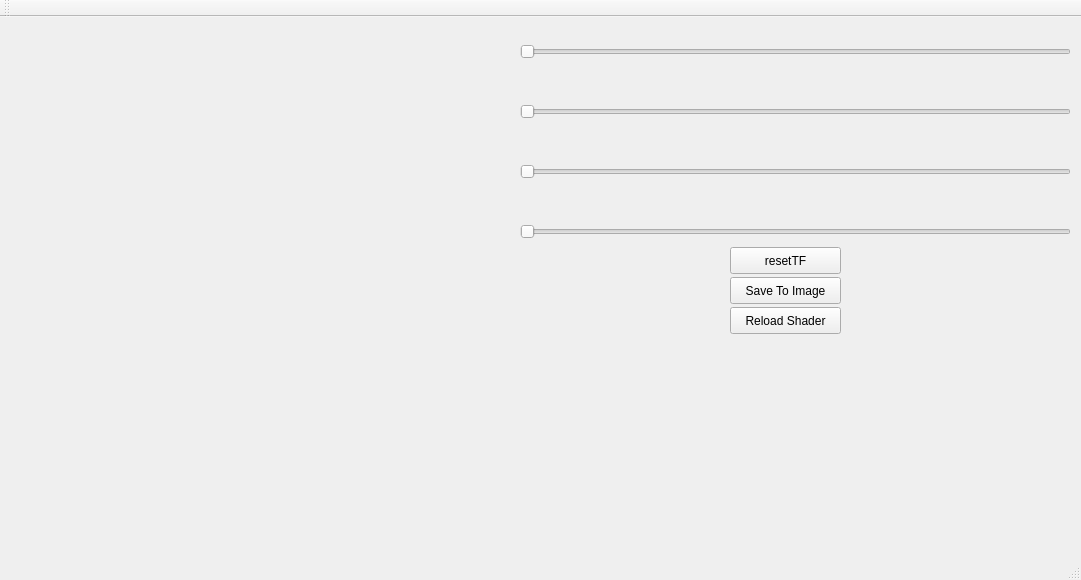
<?xml version="1.0" encoding="UTF-8"?>
<ui version="4.0">
 <class>MainWindow</class>
 <widget class="QMainWindow" name="MainWindow">
  <property name="geometry">
   <rect>
    <x>0</x>
    <y>0</y>
    <width>1081</width>
    <height>580</height>
   </rect>
  </property>
  <property name="windowTitle">
   <string>MainWindow</string>
  </property>
  <widget class="QWidget" name="centralWidget">
   <property name="sizePolicy">
    <sizepolicy hsizetype="Fixed" vsizetype="Fixed">
     <horstretch>0</horstretch>
     <verstretch>0</verstretch>
    </sizepolicy>
   </property>
   <widget class="volWidget" name="widget" native="true">
    <property name="geometry">
     <rect>
      <x>10</x>
      <y>10</y>
      <width>501</width>
      <height>501</height>
     </rect>
    </property>
   </widget>
   <widget class="QSlider" name="tf_A">
    <property name="geometry">
     <rect>
      <x>520</x>
      <y>20</y>
      <width>551</width>
      <height>29</height>
     </rect>
    </property>
    <property name="maximum">
     <number>256</number>
    </property>
    <property name="orientation">
     <enum>Qt::Horizontal</enum>
    </property>
   </widget>
   <widget class="QSlider" name="tf_B">
    <property name="geometry">
     <rect>
      <x>520</x>
      <y>80</y>
      <width>551</width>
      <height>29</height>
     </rect>
    </property>
    <property name="maximum">
     <number>256</number>
    </property>
    <property name="singleStep">
     <number>1</number>
    </property>
    <property name="orientation">
     <enum>Qt::Horizontal</enum>
    </property>
   </widget>
   <widget class="QSlider" name="tf_D">
    <property name="geometry">
     <rect>
      <x>520</x>
      <y>200</y>
      <width>551</width>
      <height>29</height>
     </rect>
    </property>
    <property name="maximum">
     <number>256</number>
    </property>
    <property name="orientation">
     <enum>Qt::Horizontal</enum>
    </property>
   </widget>
   <widget class="QPushButton" name="resetTF">
    <property name="geometry">
     <rect>
      <x>730</x>
      <y>230</y>
      <width>111</width>
      <height>27</height>
     </rect>
    </property>
    <property name="text">
     <string>resetTF</string>
    </property>
   </widget>
   <widget class="QSlider" name="tf_C">
    <property name="geometry">
     <rect>
      <x>520</x>
      <y>140</y>
      <width>551</width>
      <height>29</height>
     </rect>
    </property>
    <property name="maximum">
     <number>256</number>
    </property>
    <property name="orientation">
     <enum>Qt::Horizontal</enum>
    </property>
   </widget>
   <widget class="QPushButton" name="saveImage">
    <property name="geometry">
     <rect>
      <x>730</x>
      <y>260</y>
      <width>111</width>
      <height>27</height>
     </rect>
    </property>
    <property name="text">
     <string>Save To Image</string>
    </property>
   </widget>
   <widget class="QPushButton" name="reloadShader">
    <property name="geometry">
     <rect>
      <x>730</x>
      <y>290</y>
      <width>111</width>
      <height>27</height>
     </rect>
    </property>
    <property name="text">
     <string>Reload Shader</string>
    </property>
   </widget>
  </widget>
  <widget class="QMenuBar" name="menuBar">
   <property name="geometry">
    <rect>
     <x>0</x>
     <y>0</y>
     <width>1081</width>
     <height>25</height>
    </rect>
   </property>
  </widget>
  <widget class="QToolBar" name="mainToolBar">
   <attribute name="toolBarArea">
    <enum>TopToolBarArea</enum>
   </attribute>
   <attribute name="toolBarBreak">
    <bool>false</bool>
   </attribute>
  </widget>
  <widget class="QStatusBar" name="statusBar"/>
 </widget>
 <layoutdefault spacing="6" margin="11"/>
 <customwidgets>
  <customwidget>
   <class>volWidget</class>
   <extends>QWidget</extends>
   <header>volwidget.h</header>
   <container>1</container>
  </customwidget>
 </customwidgets>
 <resources/>
 <connections/>
</ui>
